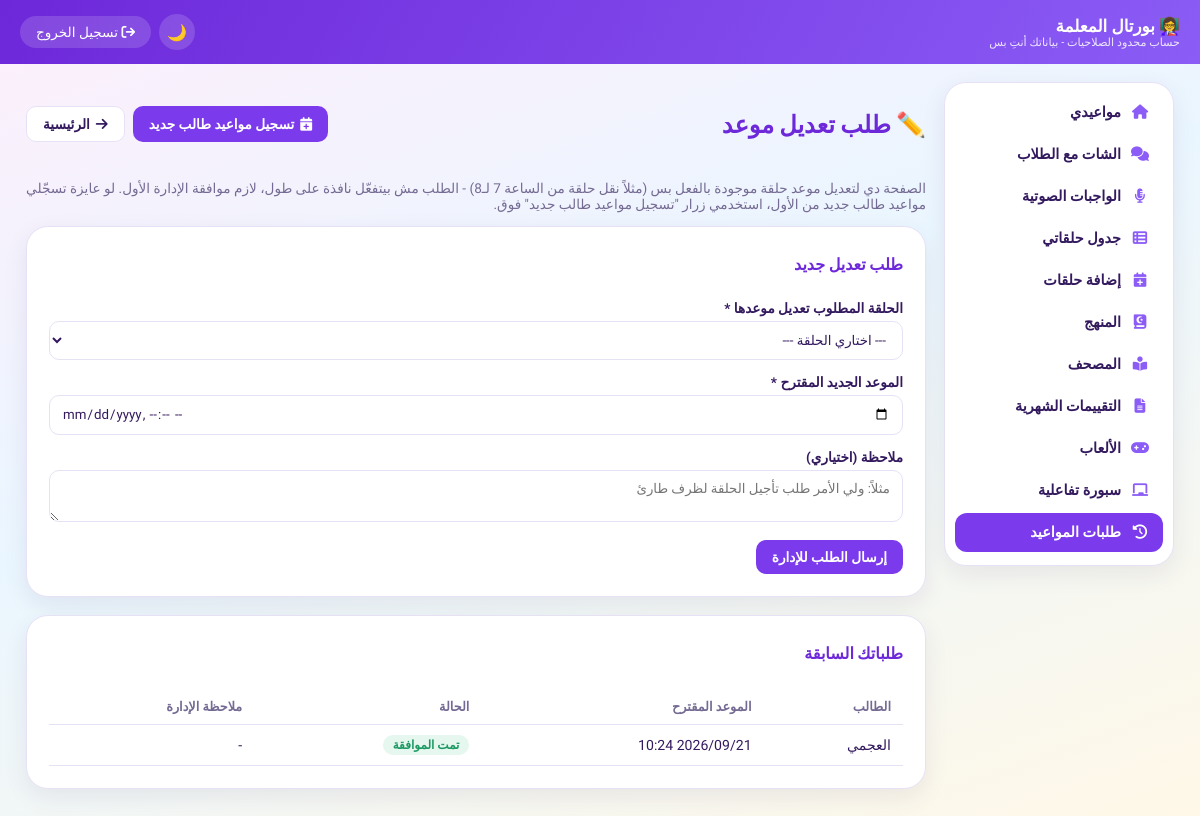
The app's page /teacher-portal/schedule-requests/ (signed in) with its own data.
### core/models.py (models this page shows, shortened)
class ScheduleRequest(models.Model):
    REQUEST_TYPE_CHOICES = [
        ('new', 'موعد جديد'),
        ('change', 'تعديل موعد قائم'),
    ]
    STATUS_CHOICES = [
        ('pending', 'قيد المراجعة'),
        ('approved', 'تمت الموافقة'),
        ('rejected', 'مرفوض'),
    ]
    student = models.ForeignKey(Student, on_delete=models.CASCADE, related_name='schedule_requests', verbose_name="الطالب")
    teacher = models.ForeignKey(Teacher, on_delete=models.CASCADE, related_name='schedule_requests', verbose_name="المعلمة")
    request_type = models.CharField(max_length=10, choices=REQUEST_TYPE_CHOICES, default='new', verbose_name="نوع الطلب")
    related_lesson = models.ForeignKey(
        Lesson, on_delete=models.SET_NULL, null=True, blank=True,
        related_name='change_requests', verbose_name="الحلقة المطلوب تعديلها (لو تعديل)"
    )
    proposed_days = models.CharField(max_length=150, blank=True, null=True, verbose_name="الأيام المقترحة")
    proposed_time = models.TimeField(null=True, blank=True, verbose_name="الوقت المقترح")
    proposed_datetime = models.DateTimeField(null=True, blank=True, verbose_name="الموعد المقترح (لتعديل حلقة بعينها)")
    status = models.CharField(max_length=10, choices=STATUS_CHOICES, default='pending', verbose_name="الحالة")
    teacher_note = models.CharField(max_length=255, blank=True, null=True, verbose_name="ملاحظة المعلمة")
    admin_note = models.CharField(max_length=255, blank=True, null=True, verbose_name="ملاحظة الإدارة")
    created_at = models.DateTimeField(auto_now_add=True, verbose_name="تاريخ الطلب")
    reviewed_at = models.DateTimeField(null=True, blank=True, verbose_name="تاريخ المراجعة")
    class Meta:
        verbose_name = "طلب موعد"
        verbose_name_plural = "طلبات المواعيد"
        ordering = ['-created_at']

class Student(models.Model):
    STATUS_CHOICES = [('active', 'مقيد'), ('inactive', 'غير مقيد')]
    PAYMENT_STATUS_CHOICES = [('paid', 'مدفوع'), ('pending', 'مستحق'), ('overdue', 'متأخر')]
    ENROLLMENT_TYPE_CHOICES = [('new', 'طالب جديد'), ('existing', 'طالب مسجل من قبل')]
    SOURCE_CHOICES = [
        ('ad', 'إعلان'),
        ('referral', 'توصية'),
        ('website', 'الموقع'),
        ('social_media', 'سوشيال ميديا'),
        ('other', 'أخرى'),
    ]
    country = models.ForeignKey(Country, on_delete=models.CASCADE, related_name='students', verbose_name="الدولة")
    teacher = models.ForeignKey(Teacher, on_delete=models.SET_NULL, null=True, blank=True, related_name='students', verbose_name="المعلمة")
    name = models.CharField(max_length=255, verbose_name="اسم الطالب")
    age = models.PositiveIntegerField(null=True, blank=True, verbose_name="السن")
    phone = models.CharField(max_length=20, blank=True, null=True, verbose_name="رقم الهاتف")
    guardian_phone = models.CharField(max_length=20, blank=True, null=True, verbose_name="هاتف ولي الأمر")
    user = models.OneToOneField(
        settings.AUTH_USER_MODEL, null=True, blank=True,
        on_delete=models.SET_NULL, related_name='core_student',
        verbose_name="حساب دخول بوابة الطالب"
    )
    governorate = models.CharField(max_length=100, blank=True, null=True, verbose_name="المحافظة")
    package_name = models.CharField(max_length=100, blank=True, null=True, verbose_name="اسم الباقة")
    lessons_count = models.PositiveIntegerField(default=4, verbose_name="عدد الحلقات")
    subscription_fee = models.DecimalField(max_digits=10, decimal_places=2, default=0, verbose_name="قيمة الاشتراك")
    month = models.CharField(max_length=20, verbose_name="الشهر")
    start_date = models.DateField(default=timezone.now, verbose_name="تاريخ بداية الاشتراك")
    end_date = models.DateField(null=True, blank=True, verbose_name="تاريخ نهاية الاشتراك")
    last_payment_date = models.DateField(null=True, blank=True, verbose_name="آخر دفعة")
    payment_status = models.CharField(max_length=20, choices=PAYMENT_STATUS_CHOICES, default='pending', verbose_name="حالة الدفع")
    status = models.CharField(max_length=20, choices=STATUS_CHOICES, default='active', verbose_name="الحالة")
    notes = models.TextField(blank=True, null=True, verbose_name="ملاحظات عامة")
    join_date = models.DateField(default=timezone.now, verbose_name="تاريخ التسجيل")
    enrollment_type = models.CharField(
        max_length=20, choices=ENROLLMENT_TYPE_CHOICES, default='new',
        verbose_name="نوع التسجيل"
    )
    acquisition_source = models.CharField(
        max_length=20, choices=SOURCE_CHOICES, blank=True, null=True,
        verbose_name="مصدر الطالب (لو جديد)"
    )
    class Meta:
        verbose_name = "طالب"
        verbose_name_plural = "الطلاب"
        ordering = ['name']

### core/views.py (the view, shortened to what this page needs)
# urls.py: path('teacher-portal/schedule-requests/', views.teacher_schedule_requests, name='teacher_schedule_requests'),
@teacher_login_required
def teacher_schedule_requests(request):
    teacher = request.user.teacher_profile
    context = {
        'teacher': teacher,
        'requests': teacher.schedule_requests.all(),
        'upcoming_lessons': teacher.lessons.filter(status='scheduled').order_by('scheduled_at')[:20],
    }
    return render(request, 'core/teacher_schedule_requests.html', context)

### config/context_processors.py (called while the page is built)
def seo(request):
    site_url = getattr(settings, 'CANONICAL_URL', 'https://alagme.com').rstrip('/')
    canonical = site_url + request.path
    page = request.GET.get('page', '')
    if page.isdigit() and int(page) > 1:
        canonical += f'?page={int(page)}'
    wa = getattr(settings, 'WHATSAPP_PUBLIC_NUMBER', '')
    return {
        'SITE_URL': site_url,
        'canonical_url': canonical,
        'SITE_NAME': getattr(settings, 'SITE_NAME', ''),
        'WHATSAPP_PUBLIC_NUMBER': wa,
        'WHATSAPP_LINK': f'https://wa.me/{wa}' if wa else '',
    }

### core/views.py (called while the page is built)
def teacher_login_required(view_func):
    @wraps(view_func)
    def _wrapped(request, *args, **kwargs):
        if not request.user.is_authenticated or not hasattr(request.user, 'teacher_profile'):
            messages.error(request, 'من فضلك سجلي الدخول بحساب المعلمة الخاص بيكِ.')
            return redirect('teacher_login')
        return view_func(request, *args, **kwargs)
    return _wrapped

### learning/context_processors.py (called while the page is built)
def learning_counts(request):
    user = getattr(request, 'user', None)
    if not user or not user.is_authenticated or user.is_staff:
        return {}
    try:
        from . import services
        if hasattr(user, 'teacher_profile'):
            return {'hw_teacher_pending': services.teacher_pending(user.teacher_profile)}
        if hasattr(user, 'core_student'):
            todo, fresh = services.student_counts(user.core_student)
            return {'hw_student_todo': todo + fresh}
    except Exception:
        return {}
    return {}

### learning/services.py (called while the page is built)
def teacher_pending(teacher):
    return Submission.objects.filter(homework__teacher=teacher, status='submitted').count()

### templates/core/teacher_schedule_requests.html (shortened to what this page needs)
{% extends 'core/teacher_portal_base.html' %}
{% block content %}
<div style="display:flex; justify-content:space-between; align-items:center; flex-wrap:wrap; gap:10px;">
    <h2 style="color:var(--violet-700);">✏️ طلب تعديل موعد</h2>
    <div style="display:flex; gap:8px;">
        <a href="{% url 'teacher_register_schedule' %}" class="btn btn-primary"><i class="fas fa-calendar-plus"></i> تسجيل مواعيد طالب جديد</a>
        <a href="{% url 'teacher_portal_home' %}" class="btn btn-outline"><i class="fas fa-arrow-right"></i> الرئيسية</a>
    </div>
</div>
<p style="color:var(--ink-muted); font-size:0.85rem;">
    الصفحة دي لتعديل موعد حلقة موجودة بالفعل بس (مثلاً نقل حلقة من الساعة 7 لـ8) - الطلب مش بيتفعّل نافذة على طول،
    لازم موافقة الإدارة الأول. لو عايزة تسجّلي مواعيد طالب جديد من الأول، استخدمي زرار "تسجيل مواعيد طالب جديد" فوق.
</p>
<div class="card">
    <h4 style="color:var(--violet-700); margin-top:0;">طلب تعديل جديد</h4>
    {% if upcoming_lessons %}
    <form method="POST">
        <div class="field">
            <label>الحلقة المطلوب تعديل موعدها *</label>
            <select name="related_lesson" required>
                <option value="">--- اختاري الحلقة ---</option>
            </select>
        </div>
        <div class="field">
            <label>الموعد الجديد المقترح *</label>
            <input type="datetime-local" name="proposed_datetime" required>
        </div>
        <div class="field">
            <label>ملاحظة (اختياري)</label>
            <textarea name="teacher_note" rows="2" placeholder="مثلاً: ولي الأمر طلب تأجيل الحلقة لظرف طارئ"></textarea>
        </div>
        <button type="submit" class="btn btn-primary">إرسال الطلب للإدارة</button>
    </form>
    {% else %}
    <p style="color:var(--ink-muted);">مفيش حلقات مجدولة عندك دلوقتي تقدري تطلبي تعديل موعدها.</p>
    {% endif %}
</div>
<div class="card">
    <h4 style="color:var(--violet-700); margin-top:0;">طلباتك السابقة</h4>
    <div class="table-container">
        <table>
            <thead><tr><th>الطالب</th><th>الموعد المقترح</th><th>الحالة</th><th>ملاحظة الإدارة</th></tr></thead>
            <tbody>
                {% for r in requests %}
                <tr>
                    <td>{{ r.student.name }}</td>
                    <td>{{ r.proposed_datetime|date:"Y/m/d H:i"|default:"-" }}</td>
                    <td>
                        {% if r.status == 'pending' %}<span class="badge" style="background:var(--amber-soft); color:var(--amber);">قيد المراجعة</span>
                        {% elif r.status == 'approved' %}<span class="badge" style="background:var(--green-soft); color:var(--green);">تمت الموافقة</span>
                        {% else %}<span class="badge" style="background:var(--red-soft); color:var(--red);">مرفوض</span>{% endif %}
                    </td>
                    <td>{{ r.admin_note|default:"-" }}</td>
                </tr>
                {% empty %}
                <tr><td colspan="4" style="text-align:center;">لا يوجد طلبات بعد.</td></tr>
                {% endfor %}
            </tbody>
        </table>
    </div>
</div>
{% endblock %}

### templates/core/teacher_portal_base.html (style rules this page uses)
:root { --violet-50: #F7F5FC; --violet-100: #EEE9FA; --violet-500: #8B5CF6; --violet-600: #7C3AED; --violet-700: #6D28D9; --ink: #33195E; --ink-muted: #746A93; --green: #1D9A63; --green-soft: #E5F7EE; --red: #DC3545; --red-soft: #FDEBEC; --amber: #B87F16; --amber-soft: #FCF3DC; --border: #E7E1F5; --surface: #ffffff; --radius-md: 16px; --radius-lg: 22px; --shadow-md: 0 8px 24px rgba(51, 25, 94, 0.08); --font-display: 'Cairo', sans-serif; --font-body: 'Tajawal', sans-serif; }
* { box-sizing:border-box; }
body { font-family:var(--font-body); background:linear-gradient(160deg,#FDEFFB 0%,#EAF6FF 45%,#FFF8E7 100%); color:var(--ink); margin:0; transition:background .25s; min-height:100vh; position:relative; }
h1,h2,h3,h4 { font-family:var(--font-display); }
.card { background:var(--surface); border:1px solid var(--border); border-radius:var(--radius-lg); padding:22px; margin-bottom:18px; box-shadow:var(--shadow-md); }
.btn { display:inline-flex; align-items:center; gap:6px; padding:9px 16px; border-radius:10px; border:none; cursor:pointer; font-family:var(--font-body); font-weight:600; font-size:0.85rem; text-decoration:none; }
.btn-outline { background:var(--surface); border:1.6px solid var(--border); color:var(--ink); }
.btn-primary { background:var(--violet-600); color:#fff; }
.table-container { overflow-x:auto; }
table { width:100%; border-collapse:collapse; font-size:0.88rem; }
th, td { padding:10px 12px; text-align:right; border-bottom:1px solid var(--border); }
th { color:var(--ink-muted); font-weight:700; font-size:0.8rem; }
.field { margin-bottom:14px; }
.field label { display:block; font-weight:600; margin-bottom:5px; font-size:0.85rem; }
.field input, .field select, .field textarea { width:100%; padding:10px 12px; border-radius:10px; border:1.6px solid var(--border); font-family:var(--font-body); background:var(--surface); color:var(--ink); }
.badge { display:inline-block; padding:3px 10px; border-radius:999px; font-size:0.75rem; font-weight:700; }

### records on screen
ScheduleRequest: student.name "العجمي", proposed_datetime "2026/09/21 10:24", status "تمت الموافقة", admin_note "-"
